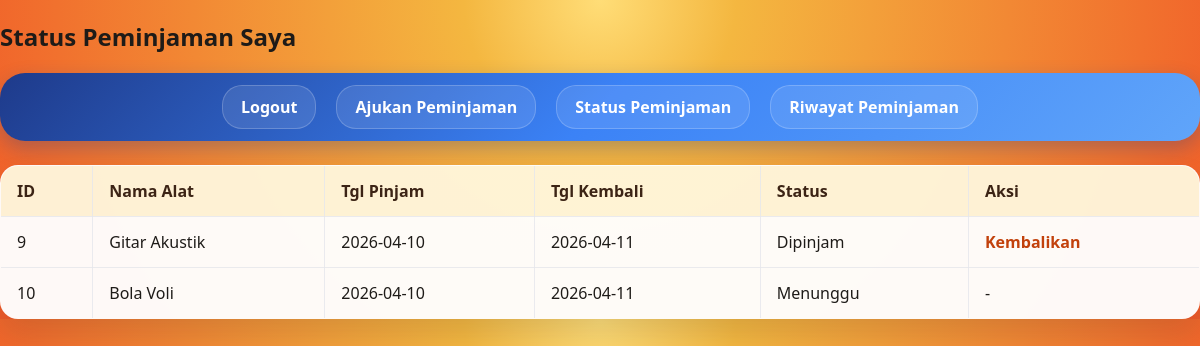
The app's page /public/index.php?page=status (signed in) with its own data.
### tables this page shows
CREATE TABLE `peminjaman` (
  `id_peminjaman` int(11) NOT NULL,
  `peminjaman_alat_id` int(11) NOT NULL,
  `user_id` int(11) NOT NULL,
  `tgl_pinjam` date NOT NULL,
  `tgl_kembali_seharusnya` date NOT NULL,
  `tgl_kembali_aktual` date DEFAULT NULL,
  `status` enum('Menunggu','Dipinjam','Kembali','Ditolak') NOT NULL,
  `denda` decimal(10,2) DEFAULT NULL,
  `petugas_id` int(11) NOT NULL,
  `total_denda` int(11) DEFAULT NULL
);

CREATE TABLE `peminjaman_alat` (
  `id_peminjaman` int(11) NOT NULL,
  `alat_id` int(11) NOT NULL,
  `kategori_id` int(11) NOT NULL,
  `nama_alat` varchar(100) NOT NULL,
  `stok` int(11) NOT NULL,
  `gambar` varchar(255) DEFAULT NULL,
  `denda_per_hari` int(11) DEFAULT NULL
);

### app/core/controller.php (called while the page is built, shortened)
<?php
class Controller {
    public function model($model) {
        require_once __DIR__ . "/model.php";
        return new $model();
    }
    public function view($view, $data = []) {
        require_once __DIR__ . "/../../views/" . $view . ".php";
    }
}

### app/controllers/peminjamcontroller.php (called while the page is built, shortened)
<?php
class PeminjamController extends Controller
{
    public function status()
    {
        $peminjamanModel = $this->model('Peminjaman');
        $data['status'] = $peminjamanModel->getByUser($_SESSION['user']['user_id'], "status != 'Kembali' AND status != 'Ditolak'");
        $this->view('peminjam/status', $data);
    }
}

### app/core/model.php (called while the page is built, shortened)
<?php
class Model {
    public function __construct() {
        $this->db = new mysqli(DB_HOST, DB_USER, DB_PASS, DB_NAME);
    }
}

### app/models/peminjaman.php (called while the page is built, shortened)
<?php
class Peminjaman extends Model {
    public function getByUser($userId, $filter = '') {
        $query = "SELECT peminjaman.id_peminjaman AS id, peminjaman.*, pa.nama_alat, peminjaman.tgl_kembali_seharusnya AS tgl_kembali FROM peminjaman LEFT JOIN peminjaman_alat AS pa ON peminjaman.peminjaman_alat_id = pa.id_peminjaman WHERE peminjaman.user_id = ?";
        if ($filter) {
            $query .= " AND ($filter)";
        }
        $stmt = $this->db->prepare($query);
        $stmt->bind_param("i", $userId);
        $stmt->execute();
        return $stmt->get_result()->fetch_all(MYSQLI_ASSOC);
    }
}

### views/peminjam/status.php (the view, shortened to what this page needs)
<!DOCTYPE html>
<html>
<head>
    <link rel="stylesheet" href="assets/css/style.css">
</head>
<body>
    <h2>Status Peminjaman Saya</h2>
    <nav class="navbar">
        <a href="?page=logout">Logout</a>
        <a href="?page=peminjaman">Ajukan Peminjaman</a>
        <a href="?page=status">Status Peminjaman</a>
        <a href="?page=riwayat">Riwayat Peminjaman</a>
    </nav>
    <table border="1" cellpadding="8" cellspacing="0">
        <thead>
            <tr>
                <th>ID</th>
                <th>Nama Alat</th>
                <th>Tgl Pinjam</th>
                <th>Tgl Kembali</th>
                <th>Status</th>
                <th>Aksi</th>
            </tr>
        </thead>
        <tbody>
        <?php foreach($status as $p): ?>
            <tr>
                <td><?= $p['id'] ?></td>
                <td><?= htmlspecialchars($p['nama_alat']) ?></td>
                <td><?= $p['tgl_pinjam'] ?></td>
                <td><?= $p['tgl_kembali'] ?></td>
                <td><?= $p['status'] ?></td>
                <td>
                    <?php if(strtolower($p['status']) == 'dipinjam'): ?>
                        <a href="?page=status&kembalikan=<?= $p['id'] ?>" onclick="return confirm('Kembalikan alat ini?')">Kembalikan</a>
                    <?php else: ?>
                        -
                    <?php endif ?>
                </td>
            </tr>
        <?php endforeach ?>
        </tbody>
    </table>
</body>
</html>

### public/assets/css/style.css (style rules this page uses)
body { font-family: 'Segoe UI', Tahoma, Geneva, Verdana, sans-serif; background: radial-gradient(circle at top center, #ffdd77 0%, #f4b740 20%, #f05a28 100%); margin: 0; padding: 0; color: #1e1b18; }
.navbar { background: linear-gradient(135deg, #1e3a8a 0%, #3b82f6 50%, #60a5fa 100%); padding: 12px 20px; border-radius: 25px; box-shadow: 0 8px 20px rgba(30, 58, 138, 0.3); margin-bottom: 24px; display: flex; justify-content: center; gap: 20px; flex-wrap: wrap; }
.navbar a { color: #fff; text-decoration: none; padding: 10px 18px; border-radius: 20px; font-weight: 600; transition: all 0.3s ease; background: rgba(255, 255, 255, 0.1); border: 1px solid rgba(255, 255, 255, 0.2); }
table { width: 100%; border-collapse: collapse; background: rgba(255, 255, 255, 0.96); box-shadow: 0 16px 30px rgba(15, 23, 42, 0.12); border-radius: 18px; overflow: hidden; }
table th, table td { border: 1px solid rgba(229, 231, 235, 0.8); padding: 14px 16px; text-align: left; }
table th { background: rgba(251, 191, 36, 0.16); color: #3c2415; }
table a { color: #b45309; text-decoration: none; font-weight: 600; }
body a { color: #c2410c; }

### records on screen
peminjaman: id_peminjaman "9", peminjaman_alat.nama_alat "Gitar Akustik", tgl_pinjam "2026-04-10", tgl_kembali_seharusnya "2026-04-11", status "Dipinjam"
peminjaman: id_peminjaman "10", peminjaman_alat.nama_alat "Bola Voli", tgl_pinjam "2026-04-10", tgl_kembali_seharusnya "2026-04-11", status "Menunggu"
